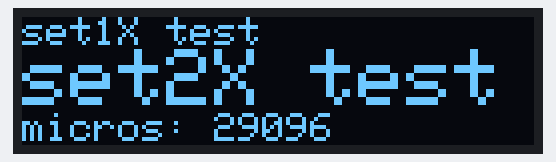
The sketch below on a simulated Arduino Uno, built with avr-gcc and run on an emulated ATmega328P. Shown: 128×32 one-colour display.

Above: at 0.1 s.

The sketch:

TestLCDAscii.ino
```cpp
#include "SSD1306Ascii.h"
#include "SSD1306AsciiAvrI2c.h"

// 0X3C+SA0 - 0x3C or 0x3D
#define I2C_ADDRESS 0x3C

// Define proper RST_PIN if required.
#define RST_PIN -1

SSD1306AsciiAvrI2c oled;
//------------------------------------------------------------------------------
void setup() {
    oled.begin(&Adafruit128x32, I2C_ADDRESS);
    oled.setFont(Adafruit5x7);
    uint32_t m = micros();
    oled.clear();
    // first row
    oled.println("set1X test");
    // second row
    oled.set2X();
    oled.println("set2X test");
    // third row
    oled.set1X();
    oled.print("micros: ");
    oled.print(micros() - m);
}
//------------------------------------------------------------------------------
void loop() {}
```
